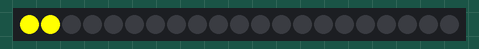
Simulated run of this sketch. Board: Arduino Uno, built with avr-gcc and run on an emulated ATmega328P. On the bench: 21 RGB LEDs in strip order, left to right. Random numbers use the default seed unless the sketch sets one.

Above: at 0.01 s.
At 4.91 s:
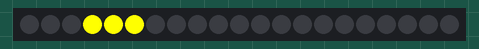
At 9.95 s:
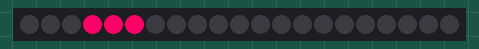
At 19.9 s:
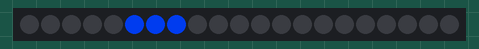
At 29.98 s:
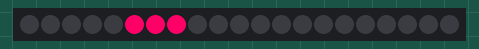
At 39.93 s:
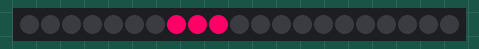

The sketch:

BounceLeftRight.ino
```cpp
#include <FastLED.h>
#include <time.h>
#include <stdlib.h>
#define DATA_PIN          3
#define NUM_LEDS          21 //Numbers of LEDS my strip has - Rest is broken

CRGB leds[NUM_LEDS];

int COLOR_COUNTER = 0;
boolean movingLeft = true;
int currentColor[] = {255, 255, 0};

 void setup() {
       FastLED.addLeds<NEOPIXEL, DATA_PIN>(leds, NUM_LEDS);
       setCurrentColor();
       srand(time(NULL));   // Initialization, should only be called once.
}

 void loop() {

 if(movingLeft){
  for(int i = 0; i < NUM_LEDS; i++){
    if(i >= COLOR_COUNTER - 1 && i <= COLOR_COUNTER + 1){
      leds[i].setRGB(currentColor[0], currentColor[1], currentColor[2]);
    } else {
      leds[i] = 0;
    }
  }

  if(COLOR_COUNTER++ == NUM_LEDS - 3){
    movingLeft = false;
    setCurrentColor();
  }
 } else {
  for(int i = NUM_LEDS - 1; i >= 0; i--){
    if(i >= COLOR_COUNTER - 1 && i <= COLOR_COUNTER + 1){
      leds[i].setRGB(currentColor[0], currentColor[1], currentColor[2]);
    } else {
      leds[i] = 0;
    }
  }

  if(COLOR_COUNTER-- == 2){
    movingLeft = true;
    setCurrentColor();
  }
 }

  FastLED.show();
  delay(69);
 }

 void setCurrentColor(){

  if(rand() % 10 == 1){

  int randomNumber = rand() % 4;

  if(randomNumber == 0){ //Rot
    currentColor[0] = 255;
    currentColor[1] = 0;
    currentColor[2] = 0;
  }
  else if(randomNumber == 1){ //Blau
    currentColor[0] = 0;
    currentColor[1] = 51;
    currentColor[2] = 204;
  }
   else if(randomNumber == 2){ //Pink
    currentColor[0] = 255;
    currentColor[1] = 0;
    currentColor[2] = 102;
  }
   else if(randomNumber == 3){ //Grün
     currentColor[0] = 0;
    currentColor[1] = 255;
    currentColor[2] = 0;
  }
  }

 }
```
